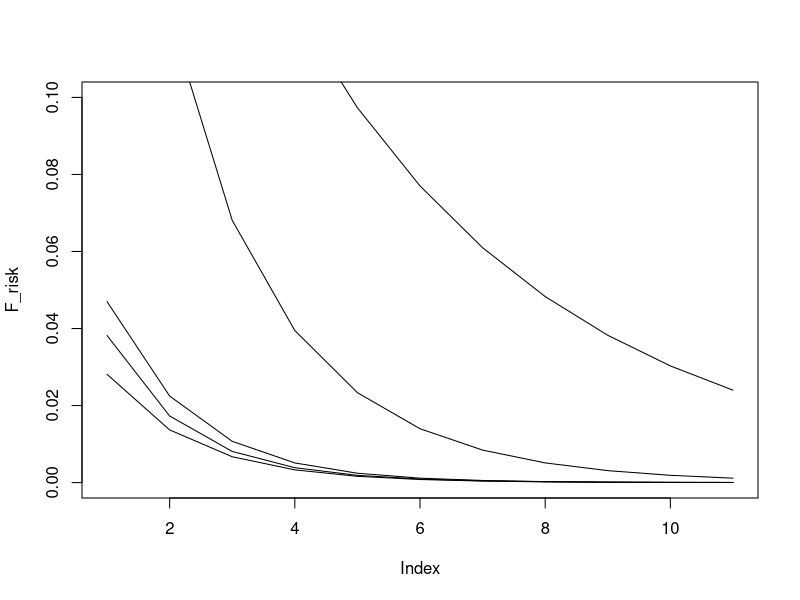

Generate this figure with R:
#our method
# ridge
n = 10^seq(3, 8, by = 0.5)
gamma = 0.7
p = n^gamma

m = 10
ng = n/m
F_risk = 1/ng + 1/ng^{1/4}/sqrt(p)
plot(F_risk, ylim = c(0, .1), type = "l")

mp = 0
mp = p^mp
wn = 1/sqrt(p) + sqrt(log(p)/n)
U_risk_ridge = sqrt(p*log(p))/n + (p*log(p)/n^(3/2))*(1 + mp*wn)
lines(U_risk_ridge)

# lasso
b1 = 1
rs = 0
s = p^rs
U_risk_lasso = (b1+1)*sqrt(p)*log(p)/n^{3/2}*sqrt(s) + sqrt(p*log(p))/n
lines(U_risk_lasso)

# groupwise
s_L = .1
s_d = .1
Lg = sqrt(p)^s_L
dg = sqrt(p)^s_d

# ridge
F_risk_group_ridge = 1/sqrt(ng)*Lg*dg + 1/ng*Lg + log(p)/ng
lines(F_risk_group_ridge)

# lasso
F_risk_group_lasso = sqrt(s)*sqrt(p/ng)*((Lg+sqrt(log(p)/ng))*dg + Lg/sqrt(ng) + sqrt(log(p)/ng))
lines(F_risk_group_lasso)

# global
# ridge
s_L = 0.5
s_d = 0.35
Lg = sqrt(p)^s_L
dg = sqrt(p)^s_d
F_risk_global_ridge = 1/sqrt(n)*Lg*dg + 1/n*Lg + log(p)/n
lines(F_risk_global_ridge)



